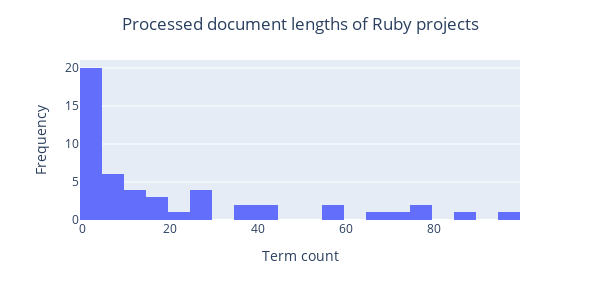

Write notebook code for a chart like this one.
### Code cell
import bitermplus as btm
import numpy as np
import pandas as pd
import statistics
import scipy.stats
import optuna
import plotly.express as px
import tqdm
import itertools
import tmplot as tmp

language = "Ruby"

def contexts_to_text(contexts):
    return " ".join([" ".join(context) + "." for context in eval(contexts)])

def count_total_terms(contexts):
    return sum([len(context) for context in eval(contexts)])

repos = pd.read_csv(f"processed_readmes_{language.lower()}.csv", sep=";", quotechar="'")

repos["TEXT_PROCESSED"] = repos["CONTEXTS"].transform(contexts_to_text)
repos["LENGTH_PROCESSED"] = repos["CONTEXTS"].transform(count_total_terms)

px.histogram(repos["LENGTH_PROCESSED"].value_counts(), nbins=30, width=600, height=300).update_layout(showlegend=False, title_text=f"Processed document lengths of {language} projects", title_x=0.5, yaxis_title="Frequency", xaxis_title="Term count").show()

texts = repos["TEXT_PROCESSED"]

language_removed_words = {"Go": ["go", "golang"], "Java": ["java"], "Python": ["python"], "Ruby": ["ruby"]}
common_removed_words = ["library", "package"]

X, vocabulary, vocab_dict = btm.get_words_freqs(texts, binary=False, stop_words=language_removed_words[language]+common_removed_words, min_df=0.02) # It can take whatever parameter CounterVectorizer can take: https://scikit-learn.org/stable/modules/generated/sklearn.feature_extraction.text.CountVectorizer.html
docs_vec = btm.get_vectorized_docs(texts, vocabulary)
biterms = btm.get_biterms(docs_vec)

print("Vocabulary size:", len(vocabulary))

### Figure 1 — Plotly figure (JSON) as saved in the notebook; plotly's stock layout.template omitted (floating-point values rounded to 4 significant figures)
{"data": [{"alignmentgroup": "True", "bingroup": "x", "hovertemplate": "variable=LENGTH_PROCESSED<br>value=%{x}<br>count=%{y}<extra></extra>", "legendgroup": "LENGTH_PROCESSED", "marker": {"color": "#636efa", "pattern": {"shape": ""}}, "name": "LENGTH_PROCESSED", "nbinsx": 30, "offsetgroup": "LENGTH_PROCESSED", "orientation": "v", "showlegend": true, "type": "histogram", "x": [96, 89, 76, 75, 72, 66, 57, 55, 43, 41, 39, 38, 29, 29, 29, 26, 23, 19, 15, 15, 14, 11, 11, 10, 9, 8, 8, 7, 7, 5, 4, 3, 3, 3, 3, 3, 2, 2, 2, 2, 1, 1, 1, 1, 1, 1, 1, 1, 1, 1], "xaxis": "x", "yaxis": "y"}], "layout": {"barmode": "relative", "height": 300, "legend": {"title": {"text": "variable"}, "tracegroupgap": 0}, "margin": {"t": 60}, "showlegend": false, "title": {"text": "Processed document lengths of Ruby projects", "x": 0.5}, "width": 600, "xaxis": {"anchor": "y", "autorange": true, "domain": [0, 1], "range": [-0.5, 99.5], "title": {"text": "Term count"}, "type": "linear"}, "yaxis": {"anchor": "x", "autorange": true, "domain": [0, 1], "range": [0, 21.05], "title": {"text": "Frequency"}}}}
